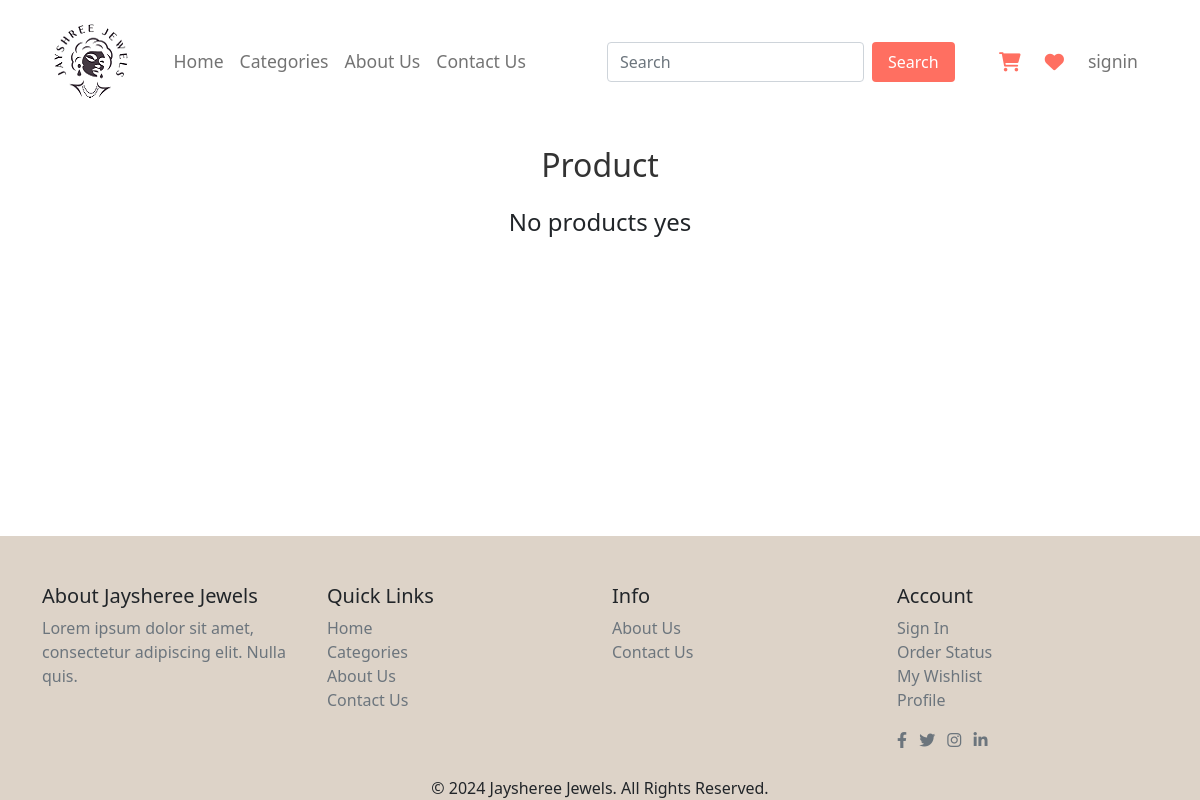
The app's page /user/product.php?c_code=CAT07, older data.
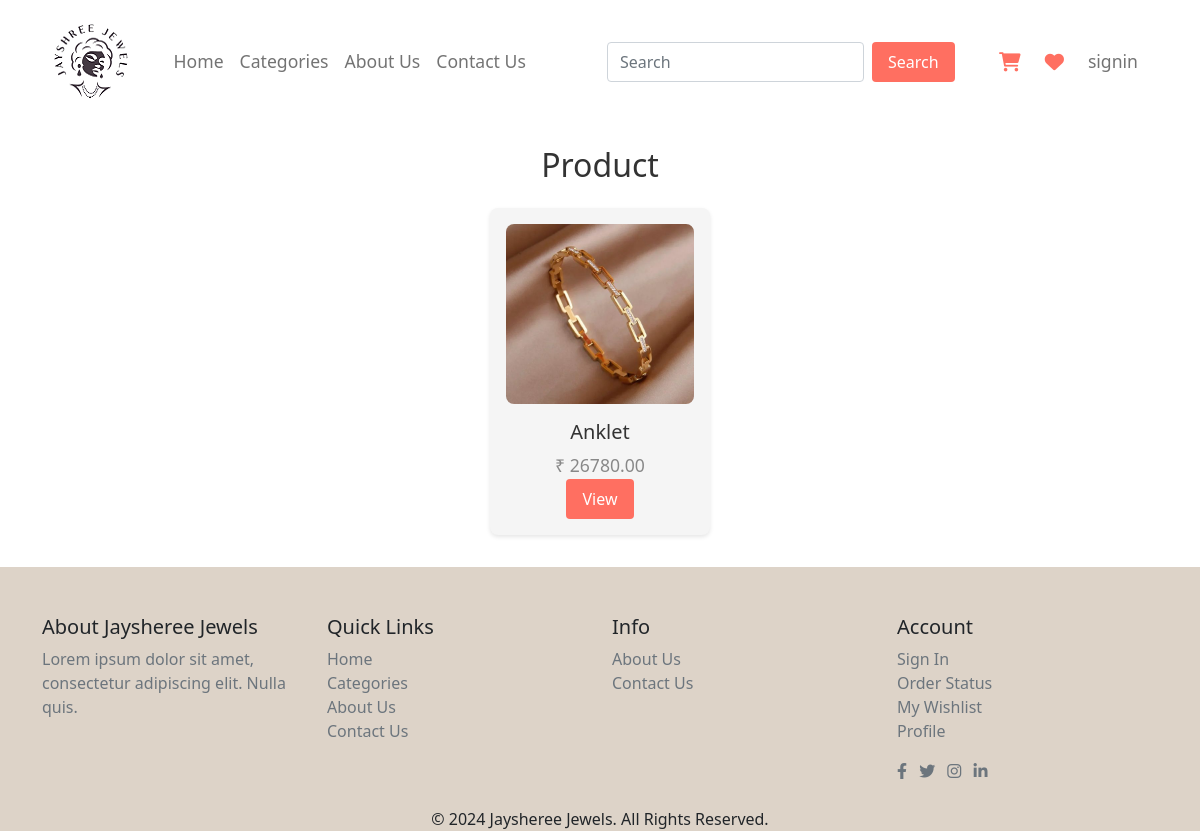
The same page, newer data.
### tables this page shows
CREATE TABLE `product_tbl` (
  `p_id` int(10) NOT NULL,
  `p_code` varchar(10) NOT NULL,
  `p_name` varchar(100) NOT NULL,
  `p_c_code` varchar(10) NOT NULL,
  `p_type` varchar(30) NOT NULL,
  `p_gross_weight` decimal(10,3) NOT NULL,
  `p_diamond_weight` decimal(5,3) NOT NULL,
  `p_diamond_pices` int(5) NOT NULL,
  `p_purity` varchar(50) NOT NULL,
  `p_gold_weight` decimal(5,2) NOT NULL,
  `p_gold_price` decimal(10,2) NOT NULL,
  `p_diamond_price` decimal(10,2) NOT NULL,
  `p_making_charge` decimal(10,2) NOT NULL,
  `p_overhead_charges` decimal(10,2) NOT NULL,
  `p_base_price` decimal(10,2) NOT NULL,
  `p_tax` decimal(10,2) NOT NULL,
  `p_total_price` decimal(10,2) NOT NULL,
  `p_diamond_color` varchar(30) NOT NULL,
  `p_stock` int(5) NOT NULL,
  `p_image` varchar(100) NOT NULL,
  `p_status` varchar(10) NOT NULL
);

### user/product.php (the view)
<?php
include_once 'header.php';
include_once '../conn.php';
?>
<section class="new-arrivals">
  <h2>Product</h2>
  <div class="arrivals-container">
    <?php
    $c_code = $_GET['c_code'];
    $q = "select * from product_tbl where p_status='Active' and p_c_code='$c_code' ";
    $result = mysqli_query($con, $q);
    if (mysqli_num_rows($result)) {
      while ($r = mysqli_fetch_assoc($result)) {
        ?>
        <div class="arrival-item">
          <img src="<?php echo
            $r['p_image']; ?>" alt="<?php echo $r['p_name']; ?>">
          <h3 class="card-title text-truncate"><?php echo $r['p_name']; ?></h3>
          <p class="price mb-auto">₹ <?php echo $r['p_total_price']; ?></p>
          <a href="single-product.php?p_code=<?php echo $r['p_code']; ?>"><input type='submit' name='buy' value='View'
              class='buy-now'></a>
        </div>
        <?php
      }
    }
    else
      echo '<h4>No products yes</h4>';
    ?>
  </div>
</section>
<?php
include('footer.php');
?>

Row changes from the older to the newer data that the page shows:
added product_tbl: p_image (picture), p_name "Anklet", p_total_price "26780.00"
Text that changed along with them:
text no longer shown: "No products yes"
